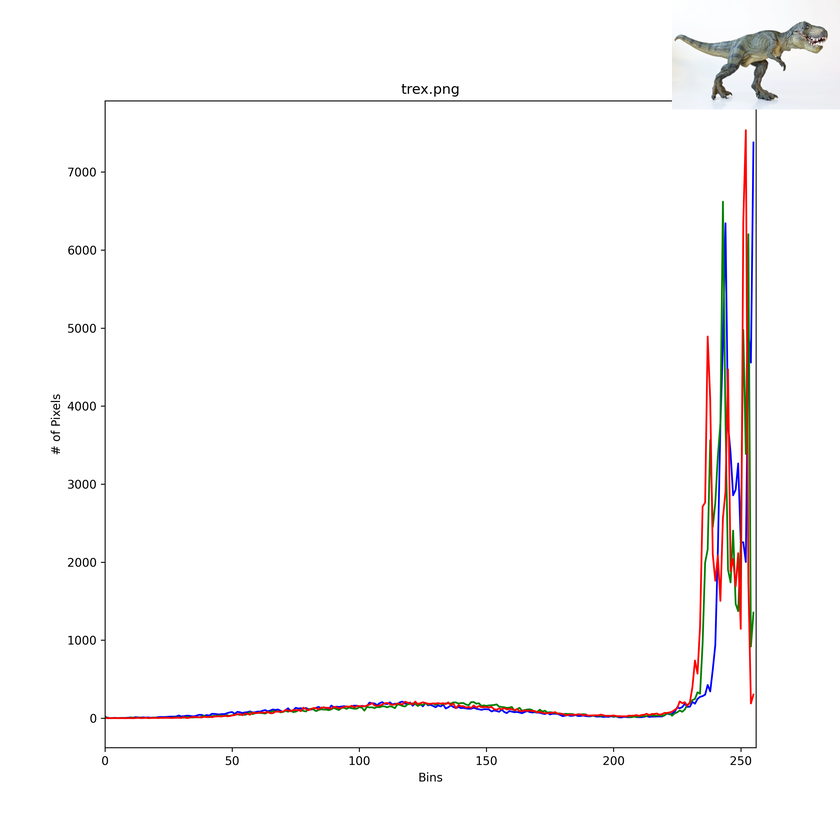
#> input picture data/img/histograms/trex.png, 840 x 840 px, shrunk from 3000 x 3000 before the run, found by its file name
$ jupyter execute session4_inclass_lbp.ipynb   (older library calls are emulated)
#> lines starting #> are read from the running program, lines starting #| are printed output that depends on the picture; after the words box and inside, x2 and y2 are one past the last pixel; in counts of white or black regions, pixels touching at a corner belong together
# Convolutional kernels - blurring, thresholds, edge detection

[cell 1]
# We need to include the home directory in our path, so we can read in our own module.
import os
import sys
sys.path.append(os.path.join(".."))
import cv2
import numpy as np
from utils.imutils import jimshow
from utils.imutils import jimshow_channel
import matplotlib.pyplot as plt

### Load image

Let's start by loading our dino buddy.

[cell 2]
filename = os.path.join("..", "data", "img", "trex.png")

[cell 3]
image = cv2.imread(filename)
#> image is the input picture: shape (840, 840, 3); mean B, G, R 249.4, 249.2, 250.4

[cell 4]
jimshow(image, "Dino")
#> (this line was passed over: utils is not available in this run)

## Blurring and convolutions

```OpenCV``` has built in functions for performing blurring.

All we need to do is choose which blurring method we want, and some parameters which define the blur.

__Averaging__

[cell 5]
blurred = np.hstack([
    cv2.blur(image, (3, 3)),
    cv2.blur(image, (5, 5)),
    cv2.blur(image, (7, 7))]
    )
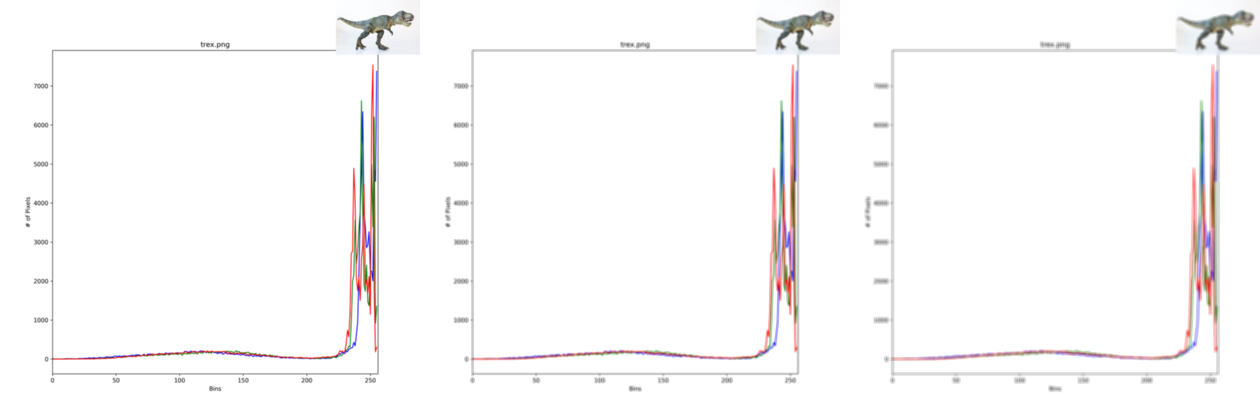
#> blurred: shape (840, 2520, 3) (shown at 1/2 size); mean B, G, R 249.4, 249.2, 250.4
jimshow(blurred)
#> (this line was passed over: utils is not available in this run)

__Gaussian__

Third parameter relates to variance around the mean for a Gaussian distribution. For our purposes, we can just set that to ```0```.

[cell 6]
# gaussian blur
blurred = np.hstack([
    cv2.GaussianBlur(image, (3, 3), 0),
    cv2.GaussianBlur(image, (5, 5), 0),
    cv2.GaussianBlur(image, (7, 7), 0)]
    )
jimshow(blurred)
#> (this line was passed over: utils is not available in this run)

__Median__

[cell 7]
#does not "invent" pixel values, kernel removes details and noise
blurred = np.hstack([
    cv2.medianBlur(image, 3),
    cv2.medianBlur(image, 5),
    cv2.medianBlur(image, 7)]
    )
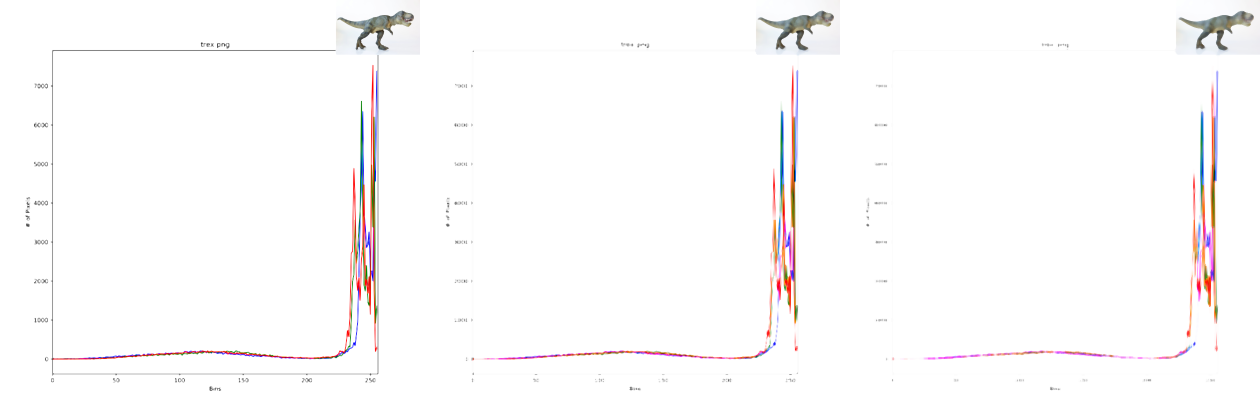
#> blurred: shape (840, 2520, 3) (shown at 1/2 size); mean B, G, R 251.1, 250.9, 252.1
jimshow(blurred)
#> (this line was passed over: utils is not available in this run)

## Thresholding

As with blurring, ```OpenCV``` has built in functions for allowing us to perform thresholding. However, we need to perform another couple of steps before we get there.

__Simple thresholding__

We'll start by reloading the image and converting to greyscale with ```cv2.cvtColor()``` like we saw a couple of weeks back.

[cell 8]
image = cv2.imread(filename)

[cell 9]
# convert to greyscale
image = cv2.cvtColor(image, cv2.COLOR_BGR2GRAY)
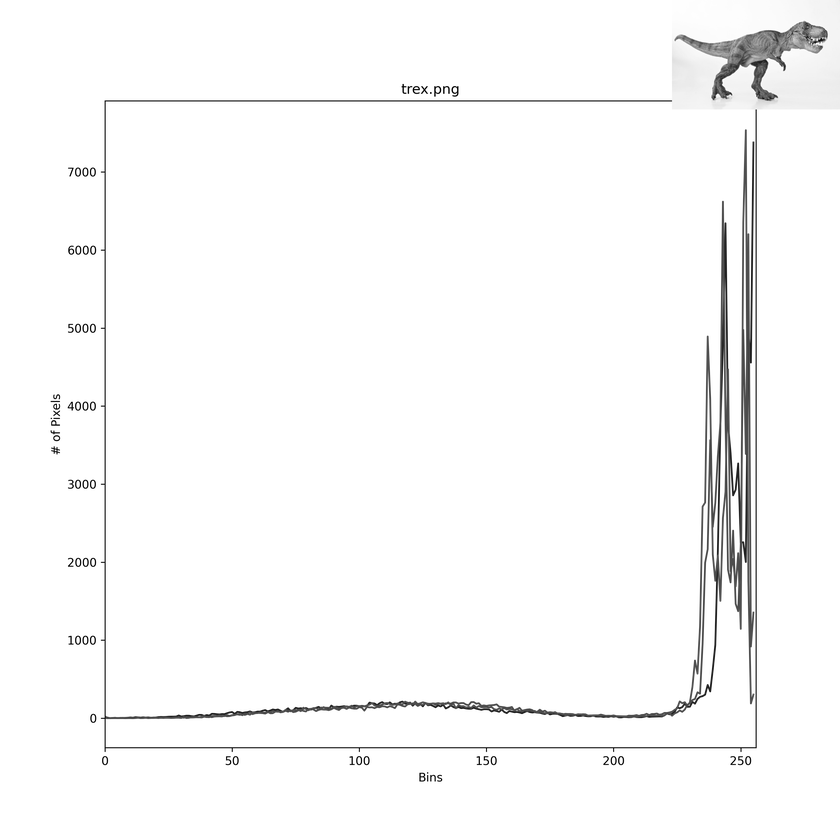
#> image: shape (840, 840); min 0, max 255, mean 249.6

When using simple thresholding, we want to set a single specific value above which everything is set to white and below which everything is set to black.

How do we determine the value?

[cell 10]
# plot histogram
plt.hist(image.flatten(),256,[0,256])
plt.show()
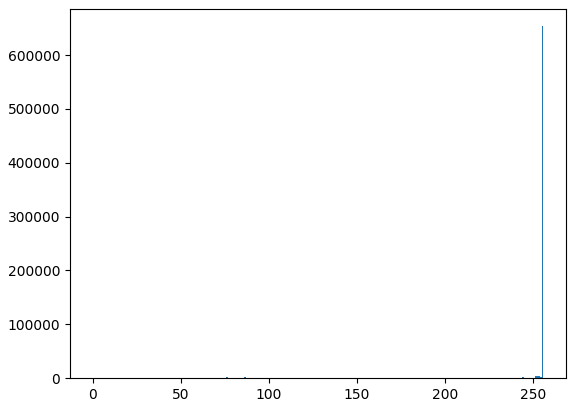
#> figure drawn by matplotlib, 1 panel; tallest bar 653497 high, from x = 255 to 256

__Blur the image__

To get the best results for our edge detection, we first need to blur our image to smooth out the noise.

[cell 11]
# remove high frequency edges with a blur kernel
blurred = cv2.GaussianBlur(image, (5, 5), 0)
#> blurred: shape (840, 840)
jimshow_channel(image)
#> (this line was passed over: utils is not available in this run)

Once we've blurred the image, we then use the ```cv2.threshold()``` function to perform simple thresholding using our predetermined binary threshold.

[cell 12]
# threshold
(T, thres) = cv2.threshold(blurred, 200, 255, cv2.THRESH_BINARY)
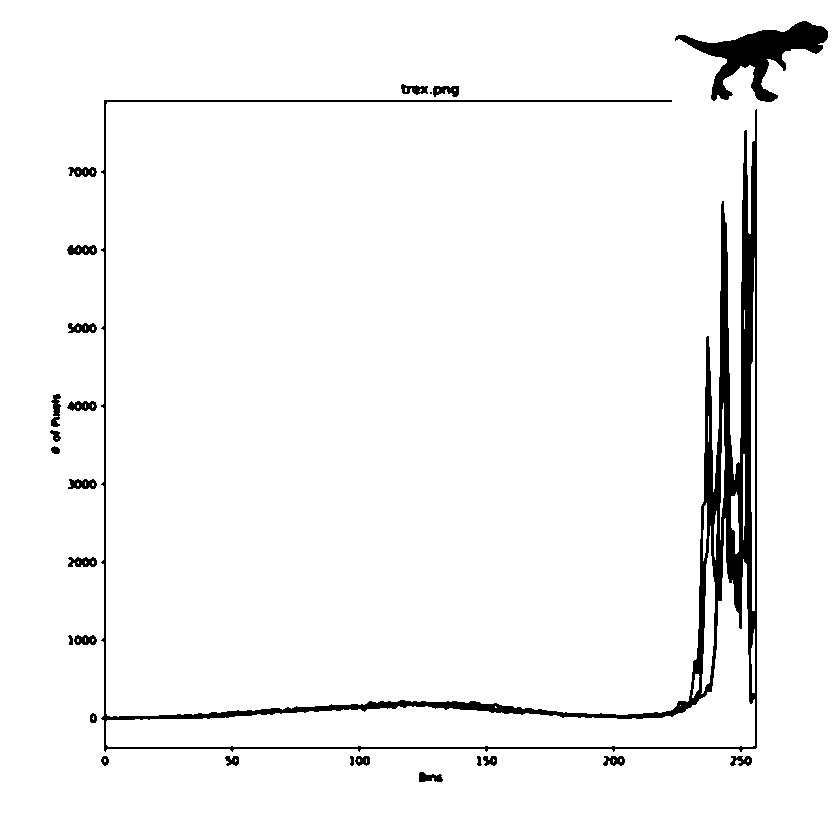
#> thres: shape (840, 840); 95.9% white; 26 black regions (1 under 20 px), largest, box (x1, y1, x2, y2) and area: (101, 100, 757, 752) 21186, (675, 21, 828, 102) 4366, (67, 245, 97, 255) 229
jimshow_channel(thres)
#> (this line was passed over: utils is not available in this run)

This gives us a black sillhouette on a white background. However, when working with a mask, we want the opposite because we're using ```bitwise_AND```.

[cell 13]
(T, thresInv) = cv2.threshold(blurred, 200, 255, cv2.THRESH_BINARY_INV)
jimshow_channel(thresInv)
#> (this line was passed over: utils is not available in this run)

$ run again, with data/img/histograms/beach.png copied over data/img/histograms/trex.png
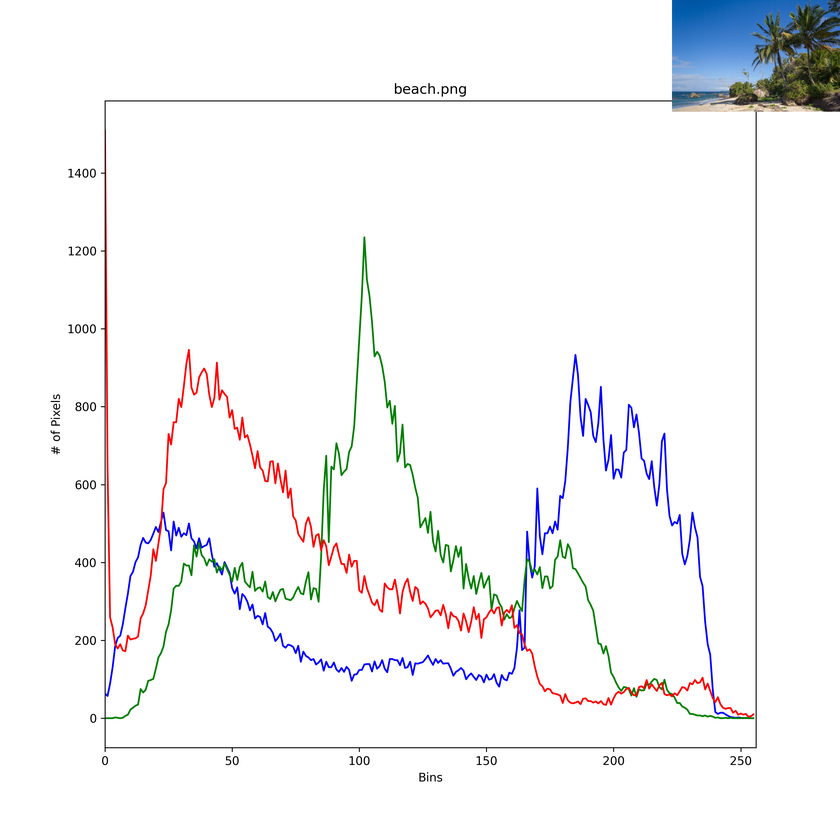
#> input picture data/img/histograms/beach.png, 840 x 840 px, shrunk from 3000 x 3000 before the run, found by its file name
#> image is the input picture: shape (840, 840, 3); mean B, G, R 247, 245.4, 245.4
#> image: shape (840, 840)
#> `plt.show()`:
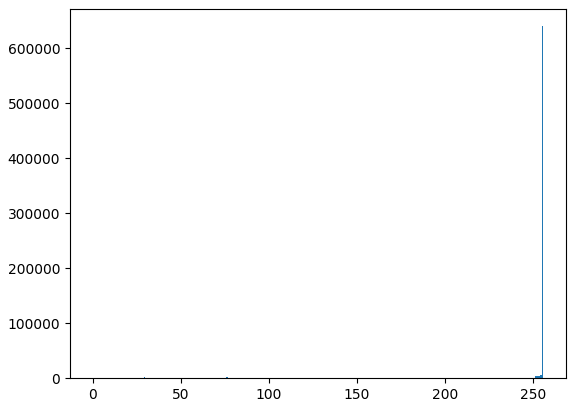
#> figure drawn by matplotlib, 1 panel; tallest bar 640328 high, from x = 255 to 256
#> `(T, thres) = cv2.threshold(blurred, 200, 255, cv2.THRESH_BINARY)`:
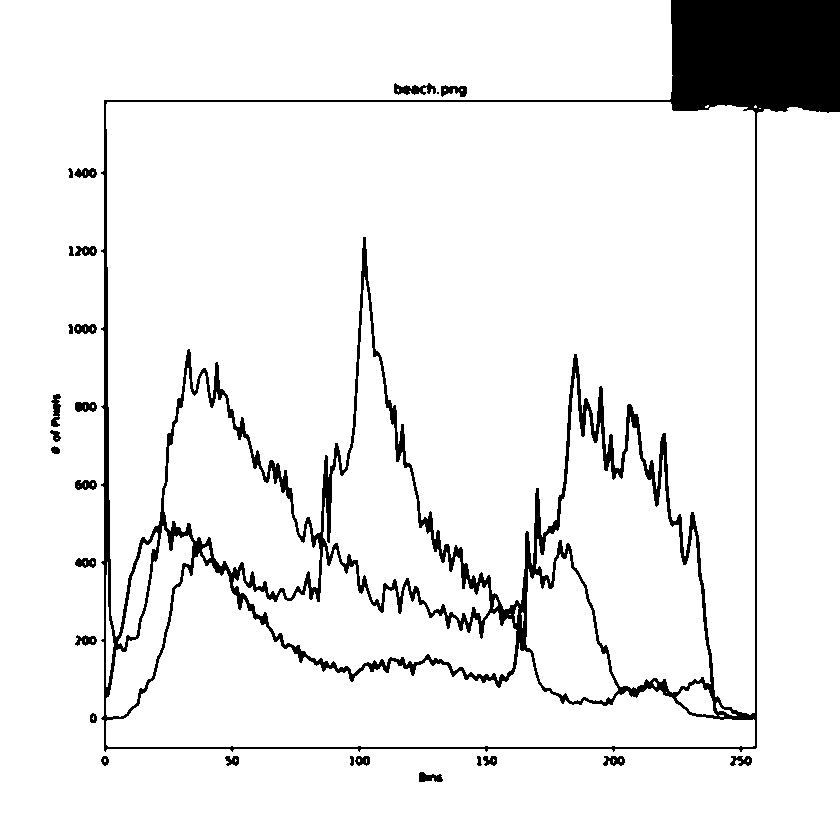
#> thres: shape (840, 840); 93% white; 27 black regions (1 under 20 px), largest, box (x1, y1, x2, y2) and area: (101, 0, 840, 752) 46459, (394, 83, 436, 95) 301, (51, 394, 61, 427) 213

$ run again, with data/img/histograms/clonazepam_1mg.png copied over data/img/histograms/trex.png
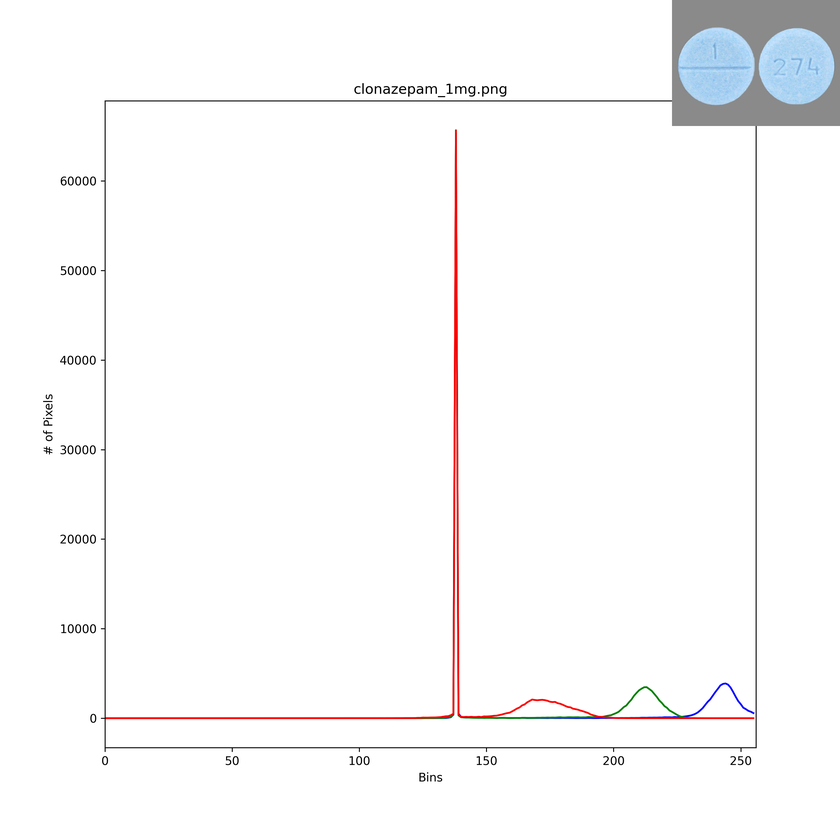
#> input picture data/img/histograms/clonazepam_1mg.png, 840 x 840 px, shrunk from 3000 x 3000 before the run, found by its file name
#> image is the input picture: shape (840, 840, 3); mean B, G, R 249.9, 249.5, 250
#> image: shape (840, 840)
#> `plt.show()`:
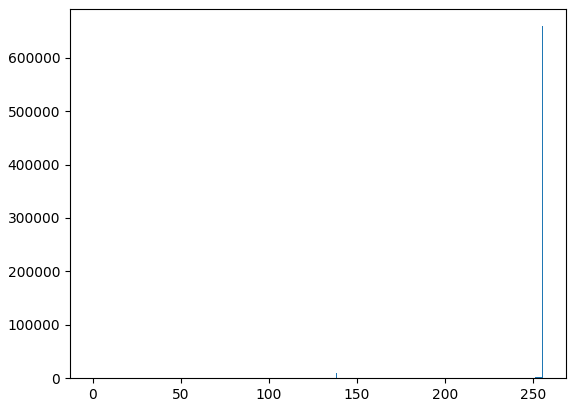
#> figure drawn by matplotlib, 1 panel; tallest bar 659032 high, from x = 255 to 256
#> `(T, thres) = cv2.threshold(blurred, 200, 255, cv2.THRESH_BINARY)`:
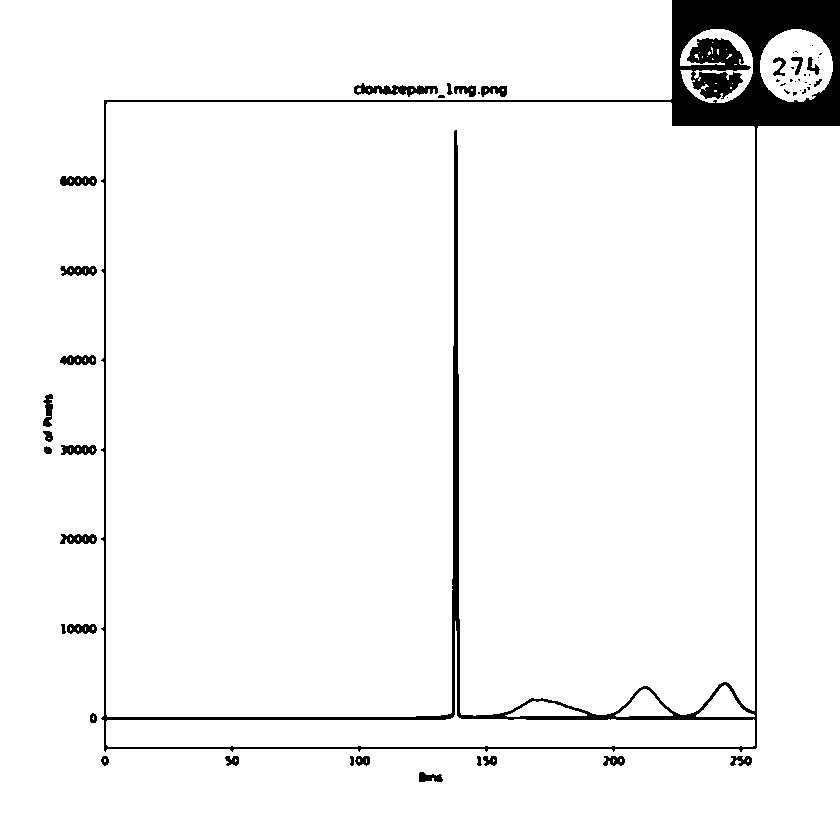
#> thres: shape (840, 840); 95.7% white; 52 black regions (23 under 20 px), largest, box (x1, y1, x2, y2) and area: (101, 0, 840, 752) 26241, (354, 83, 438, 97) 588, (60, 176, 97, 186) 292

$ run again, with data/img/histograms/florence.png copied over data/img/histograms/trex.png
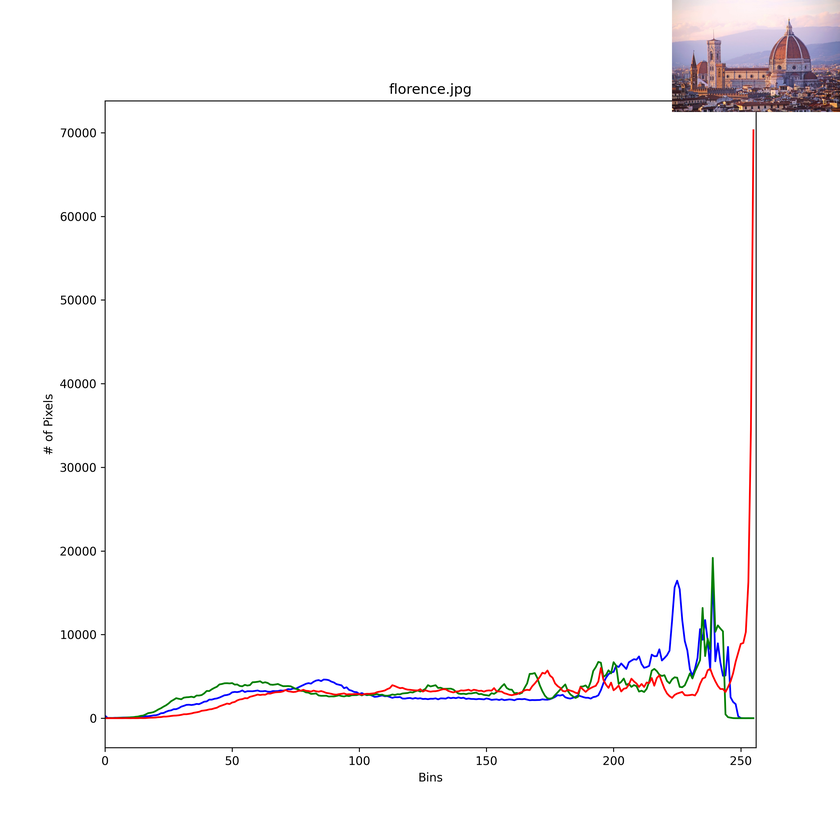
#> input picture data/img/histograms/florence.png, 840 x 840 px, shrunk from 3000 x 3000 before the run, found by its file name
#> image is the input picture: shape (840, 840, 3); mean B, G, R 249.3, 248.7, 249.8
#> image: shape (840, 840)
#> `plt.show()`:
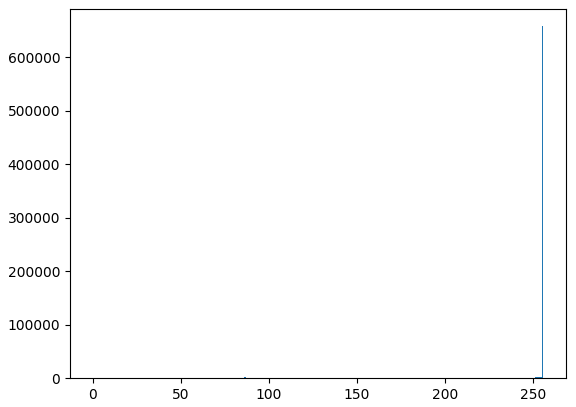
#> figure drawn by matplotlib, 1 panel; tallest bar 657704 high, from x = 255 to 256
#> `(T, thres) = cv2.threshold(blurred, 200, 255, cv2.THRESH_BINARY)`:
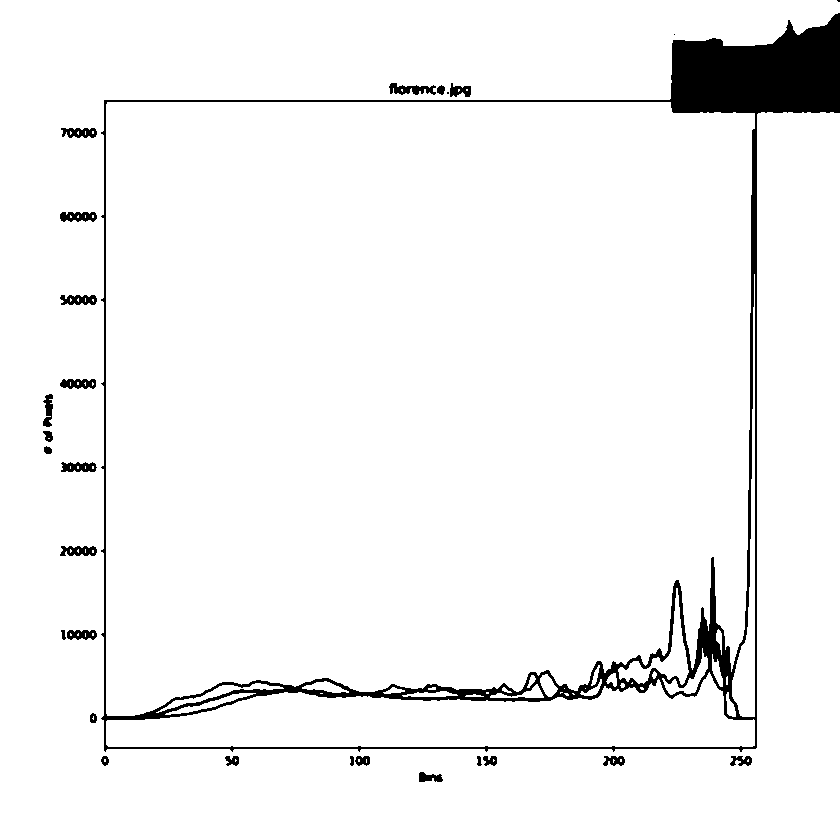
#> thres: shape (840, 840); 95.5% white; 28 black regions (3 under 20 px), largest, box (x1, y1, x2, y2) and area: (101, 13, 840, 752) 27936, (389, 83, 436, 95) 325, (60, 212, 97, 222) 284
